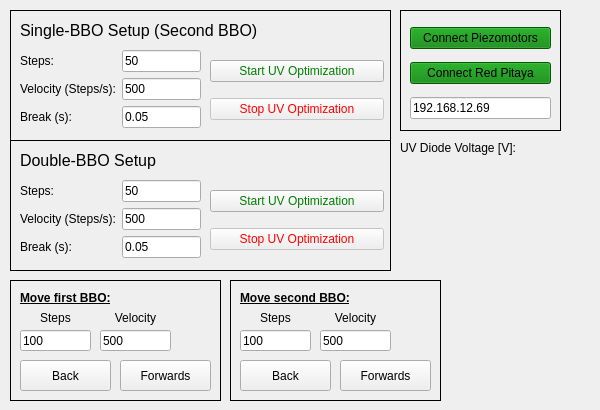
    <widget class="QWidget" name="tab_4">
     <attribute name="title">
      <string>UV Opt.</string>
     </attribute>
     <widget class="QFrame" name="frame_10">
      <property name="geometry">
       <rect>
        <x>230</x>
        <y>280</y>
        <width>211</width>
        <height>121</height>
       </rect>
      </property>
      <property name="frameShape">
       <enum>QFrame::Box</enum>
      </property>
      <property name="frameShadow">
       <enum>QFrame::Plain</enum>
      </property>
      <widget class="QLabel" name="label_38">
       <property name="geometry">
        <rect>
         <x>10</x>
         <y>30</y>
         <width>71</width>
         <height>16</height>
        </rect>
       </property>
       <property name="text">
        <string>Steps</string>
       </property>
       <property name="alignment">
        <set>Qt::AlignCenter</set>
       </property>
      </widget>
      <widget class="QLineEdit" name="bbo_lineEdit_relativeSteps">
       <property name="geometry">
        <rect>
         <x>10</x>
         <y>50</y>
         <width>71</width>
         <height>21</height>
        </rect>
       </property>
       <property name="text">
        <string>100</string>
       </property>
      </widget>
      <widget class="QPushButton" name="bbo_button_back">
       <property name="geometry">
        <rect>
         <x>10</x>
         <y>80</y>
         <width>91</width>
         <height>31</height>
        </rect>
       </property>
       <property name="text">
        <string>Back</string>
       </property>
      </widget>
      <widget class="QPushButton" name="bbo_button_forwards">
       <property name="geometry">
        <rect>
         <x>110</x>
         <y>80</y>
         <width>91</width>
         <height>31</height>
        </rect>
       </property>
       <property name="text">
        <string>Forwards</string>
       </property>
      </widget>
      <widget class="QLineEdit" name="bbo_lineEdit_velocity">
       <property name="geometry">
        <rect>
         <x>90</x>
         <y>50</y>
         <width>71</width>
         <height>21</height>
        </rect>
       </property>
       <property name="text">
        <string>500</string>
       </property>
      </widget>
      <widget class="QLabel" name="label_3">
       <property name="geometry">
        <rect>
         <x>90</x>
         <y>30</y>
         <width>71</width>
         <height>16</height>
        </rect>
       </property>
       <property name="text">
        <string>Velocity</string>
       </property>
       <property name="alignment">
        <set>Qt::AlignCenter</set>
       </property>
      </widget>
      <widget class="QLabel" name="label_22">
       <property name="geometry">
        <rect>
         <x>10</x>
         <y>10</y>
         <width>161</width>
         <height>16</height>
        </rect>
       </property>
       <property name="font">
        <font>
         <weight>75</weight>
         <bold>true</bold>
         <underline>true</underline>
        </font>
       </property>
       <property name="text">
        <string>Move second BBO:</string>
       </property>
      </widget>
     </widget>
     <widget class="QFrame" name="frame_11">
      <property name="geometry">
       <rect>
        <x>10</x>
        <y>10</y>
        <width>381</width>
        <height>131</height>
       </rect>
      </property>
      <property name="frameShape">
       <enum>QFrame::Box</enum>
      </property>
      <property name="frameShadow">
       <enum>QFrame::Plain</enum>
      </property>
      <widget class="QWidget" name="formLayoutWidget">
       <property name="geometry">
        <rect>
         <x>10</x>
         <y>40</y>
         <width>181</width>
         <height>85</height>
        </rect>
       </property>
       <layout class="QFormLayout" name="formLayout">
        <property name="labelAlignment">
         <set>Qt::AlignLeading|Qt::AlignLeft|Qt::AlignVCenter</set>
        </property>
        <property name="formAlignment">
         <set>Qt::AlignHCenter|Qt::AlignTop</set>
        </property>
        <item row="0" column="0">
         <widget class="QLabel" name="bbo_label_steps">
          <property name="text">
           <string>Steps:</string>
          </property>
          <property name="alignment">
           <set>Qt::AlignLeading|Qt::AlignLeft|Qt::AlignVCenter</set>
          </property>
         </widget>
        </item>
        <item row="0" column="1">
         <widget class="QLineEdit" name="bbo_lineEdit_steps">
          <property name="text">
           <string>50</string>
          </property>
         </widget>
        </item>
        <item row="1" column="0">
         <widget class="QLabel" name="bbo_label_velocity">
          <property name="text">
           <string>Velocity (Steps/s):</string>
          </property>
         </widget>
        </item>
        <item row="1" column="1">
         <widget class="QLineEdit" name="bbo_lineEdit_scanVelocity">
          <property name="text">
           <string>500</string>
          </property>
         </widget>
        </item>
        <item row="2" column="0">
         <widget class="QLabel" name="bbo_label_break">
          <property name="text">
           <string>Break (s):</string>
          </property>
         </widget>
        </item>
        <item row="2" column="1">
         <widget class="QLineEdit" name="bbo_lineEdit_break">
          <property name="text">
           <string>0.05</string>
          </property>
         </widget>
        </item>
       </layout>
      </widget>
      <widget class="QWidget" name="verticalLayoutWidget_7">
       <property name="geometry">
        <rect>
         <x>200</x>
         <y>40</y>
         <width>174</width>
         <height>81</height>
        </rect>
       </property>
       <layout class="QVBoxLayout" name="verticalLayout_7">
        <item>
         <widget class="QPushButton" name="bbo_button_startUvScan">
          <property name="styleSheet">
           <string notr="true">color: green</string>
          </property>
          <property name="text">
           <string>Start UV Optimization</string>
          </property>
         </widget>
        </item>
        <item>
         <widget class="QPushButton" name="bbo_button_stopUvScan">
          <property name="enabled">
           <bool>false</bool>
          </property>
          <property name="styleSheet">
           <string notr="true">color: red</string>
          </property>
          <property name="text">
           <string>Stop UV Optimization</string>
          </property>
         </widget>
        </item>
       </layout>
      </widget>
      <widget class="QLabel" name="label_19">
       <property name="geometry">
        <rect>
         <x>10</x>
         <y>10</y>
         <width>361</width>
         <height>21</height>
        </rect>
       </property>
       <property name="font">
        <font>
         <pointsize>12</pointsize>
        </font>
       </property>
       <property name="text">
        <string>Single-BBO Setup (Second BBO)</string>
       </property>
      </widget>
     </widget>
     <widget class="QFrame" name="frame_13">
      <property name="geometry">
       <rect>
        <x>400</x>
        <y>10</y>
        <width>161</width>
        <height>121</height>
       </rect>
      </property>
      <property name="frameShape">
       <enum>QFrame::Box</enum>
      </property>
      <property name="frameShadow">
       <enum>QFrame::Plain</enum>
      </property>
      <widget class="QWidget" name="verticalLayoutWidget_6">
       <property name="geometry">
        <rect>
         <x>10</x>
         <y>10</y>
         <width>141</width>
         <height>109</height>
        </rect>
       </property>
       <layout class="QVBoxLayout" name="verticalLayout_6">
        <item>
         <widget class="QPushButton" name="bbo_button_connectPiezo">
          <property name="styleSheet">
           <string notr="true">background-color: green</string>
          </property>
          <property name="text">
           <string>Connect Piezomotors</string>
          </property>
          <property name="checkable">
           <bool>true</bool>
          </property>
         </widget>
        </item>
        <item>
         <widget class="QPushButton" name="bbo_button_connectRP">
          <property name="styleSheet">
           <string notr="true">background-color: green</string>
          </property>
          <property name="text">
           <string>Connect Red Pitaya</string>
          </property>
          <property name="checkable">
           <bool>true</bool>
          </property>
         </widget>
        </item>
        <item>
         <widget class="QLineEdit" name="bbo_lineEdit_ipRedPitaya">
          <property name="text">
           <string>192.168.12.69</string>
          </property>
         </widget>
        </item>
       </layout>
      </widget>
     </widget>
     <widget class="QFrame" name="frame_12">
      <property name="geometry">
       <rect>
        <x>10</x>
        <y>140</y>
        <width>381</width>
        <height>131</height>
       </rect>
      </property>
      <property name="frameShape">
       <enum>QFrame::Box</enum>
      </property>
      <property name="frameShadow">
       <enum>QFrame::Plain</enum>
      </property>
      <widget class="QWidget" name="formLayoutWidget_2">
       <property name="geometry">
        <rect>
         <x>10</x>
         <y>40</y>
         <width>181</width>
         <height>85</height>
        </rect>
       </property>
       <layout class="QFormLayout" name="formLayout_2">
        <property name="labelAlignment">
         <set>Qt::AlignLeading|Qt::AlignLeft|Qt::AlignVCenter</set>
        </property>
        <property name="formAlignment">
         <set>Qt::AlignHCenter|Qt::AlignTop</set>
        </property>
        <item row="0" column="0">
         <widget class="QLabel" name="bbo_label_steps_2">
          <property name="text">
           <string>Steps:</string>
          </property>
          <property name="alignment">
           <set>Qt::AlignLeading|Qt::AlignLeft|Qt::AlignVCenter</set>
          </property>
         </widget>
        </item>
        <item row="0" column="1">
         <widget class="QLineEdit" name="bbo_lineEdit_steps_double">
          <property name="text">
           <string>50</string>
          </property>
         </widget>
        </item>
        <item row="1" column="0">
         <widget class="QLabel" name="bbo_label_velocity_2">
          <property name="text">
           <string>Velocity (Steps/s):</string>
          </property>
         </widget>
        </item>
        <item row="1" column="1">
         <widget class="QLineEdit" name="bbo_lineEdit_scanVelocity_double">
          <property name="text">
           <string>500</string>
          </property>
         </widget>
        </item>
        <item row="2" column="0">
         <widget class="QLabel" name="bbo_label_break_2">
          <property name="text">
           <string>Break (s):</string>
          </property>
         </widget>
        </item>
        <item row="2" column="1">
         <widget class="QLineEdit" name="bbo_lineEdit_break_double">
          <property name="text">
           <string>0.05</string>
          </property>
         </widget>
        </item>
       </layout>
      </widget>
      <widget class="QWidget" name="verticalLayoutWidget_9">
       <property name="geometry">
        <rect>
         <x>200</x>
         <y>40</y>
         <width>174</width>
         <height>81</height>
        </rect>
       </property>
       <layout class="QVBoxLayout" name="verticalLayout_13">
        <item>
         <widget class="QPushButton" name="bbo_button_startUvScan_double">
          <property name="styleSheet">
           <string notr="true">color: green</string>
          </property>
          <property name="text">
           <string>Start UV Optimization</string>
          </property>
         </widget>
        </item>
        <item>
         <widget class="QPushButton" name="bbo_button_stopUvScan_double">
          <property name="enabled">
           <bool>false</bool>
          </property>
          <property name="styleSheet">
           <string notr="true">color: red</string>
          </property>
          <property name="text">
           <string>Stop UV Optimization</string>
          </property>
         </widget>
        </item>
       </layout>
      </widget>
      <widget class="QLabel" name="label_20">
       <property name="geometry">
        <rect>
         <x>10</x>
         <y>10</y>
         <width>361</width>
         <height>21</height>
        </rect>
       </property>
       <property name="font">
        <font>
         <pointsize>12</pointsize>
        </font>
       </property>
       <property name="text">
        <string>Double-BBO Setup</string>
       </property>
      </widget>
     </widget>
     <widget class="QLabel" name="bbo_label_diodeVoltage">
      <property name="geometry">
       <rect>
        <x>400</x>
        <y>140</y>
        <width>191</width>
        <height>16</height>
       </rect>
      </property>
      <property name="text">
       <string>UV Diode Voltage [V]:</string>
      </property>
     </widget>
     <widget class="QFrame" name="frame_19">
      <property name="geometry">
       <rect>
        <x>10</x>
        <y>280</y>
        <width>211</width>
        <height>121</height>
       </rect>
      </property>
      <property name="frameShape">
       <enum>QFrame::Box</enum>
      </property>
      <property name="frameShadow">
       <enum>QFrame::Plain</enum>
      </property>
      <widget class="QLabel" name="label_39">
       <property name="geometry">
        <rect>
         <x>10</x>
         <y>30</y>
         <width>71</width>
         <height>16</height>
        </rect>
       </property>
       <property name="text">
        <string>Steps</string>
       </property>
       <property name="alignment">
        <set>Qt::AlignCenter</set>
       </property>
      </widget>
      <widget class="QLineEdit" name="bbo_lineEdit_relativeSteps_front">
       <property name="geometry">
        <rect>
         <x>10</x>
         <y>50</y>
         <width>71</width>
         <height>21</height>
        </rect>
       </property>
       <property name="text">
        <string>100</string>
       </property>
      </widget>
      <widget class="QPushButton" name="bbo_button_back_front">
       <property name="geometry">
        <rect>
         <x>10</x>
         <y>80</y>
         <width>91</width>
         <height>31</height>
        </rect>
       </property>
       <property name="text">
        <string>Back</string>
       </property>
      </widget>
      <widget class="QPushButton" name="bbo_button_forwards_front">
       <property name="geometry">
        <rect>
         <x>110</x>
         <y>80</y>
         <width>91</width>
         <height>31</height>
        </rect>
       </property>
       <property name="text">
        <string>Forwards</string>
       </property>
      </widget>
      <widget class="QLineEdit" name="bbo_lineEdit_velocity_front">
       <property name="geometry">
        <rect>
         <x>90</x>
         <y>50</y>
         <width>71</width>
         <height>21</height>
        </rect>
       </property>
       <property name="text">
        <string>500</string>
       </property>
      </widget>
      <widget class="QLabel" name="label_23">
       <property name="geometry">
        <rect>
         <x>90</x>
         <y>30</y>
         <width>71</width>
         <height>16</height>
        </rect>
       </property>
       <property name="text">
        <string>Velocity</string>
       </property>
       <property name="alignment">
        <set>Qt::AlignCenter</set>
       </property>
      </widget>
      <widget class="QLabel" name="label_24">
       <property name="geometry">
        <rect>
         <x>10</x>
         <y>10</y>
         <width>161</width>
         <height>16</height>
        </rect>
       </property>
       <property name="font">
        <font>
         <weight>75</weight>
         <bold>true</bold>
         <underline>true</underline>
        </font>
       </property>
       <property name="text">
        <string>Move first BBO:</string>
       </property>
      </widget>
     </widget>
    </widget>
